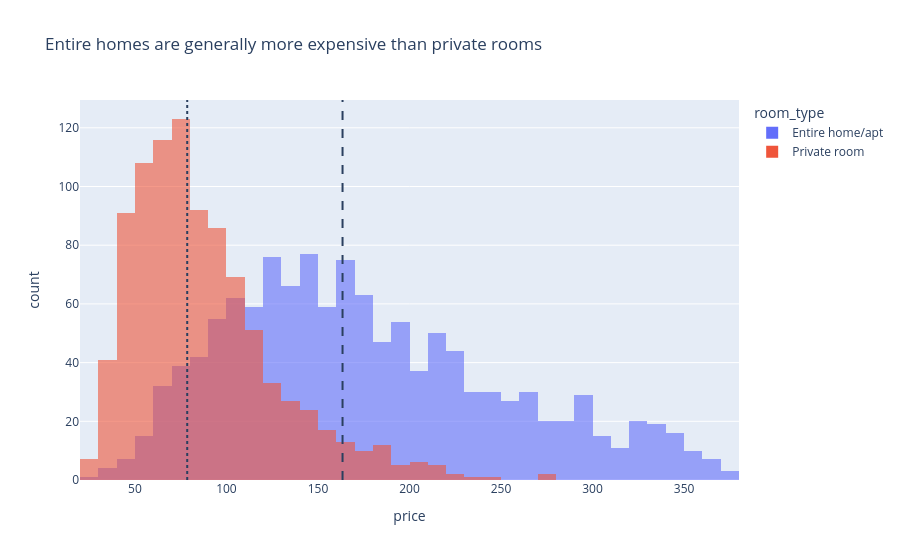

The notebook cell saved with this chart:
### Markdown cell above
## Task 1 — Histogram: price by room type (overlapping distributions)

**What to build:** A histogram showing price distributions for **Entire home/apt vs Private room** (exclude Shared room — too few observations) overlaid on the same chart.

**Requirements:**
- Both room types on the same chart (use `color='room_type'`)
- `barmode='overlay'` with `opacity=0.6` so both distributions are visible
- A vertical line for the median of EACH room type, differently coloured
- Insight title comparing the two distributions

> 💡 `df_cap[df_cap['room_type'].isin(['Entire home/apt','Private room'])]`

### Code cell
df_room = df_cap[df_cap['room_type'].isin(['Entire home/apt', 'Private room'])]

fig = px.histogram(
    df_room,
    x='price',
    color='room_type',
    barmode='overlay',
    opacity=0.6,
    title='Entire homes are generally more expensive than private rooms'
)

# Median lines
median_entire = df_room[df_room['room_type'] == 'Entire home/apt']['price'].median()
median_private = df_room[df_room['room_type'] == 'Private room']['price'].median()

fig.add_vline(x=median_entire, line_dash='dash')
fig.add_vline(x=median_private, line_dash='dot')

fig.show()

### Figure 1 — Plotly figure (JSON) as saved in the notebook; plotly's stock layout.template omitted (floating-point values rounded to 4 significant figures; data arrays with more than 128 entries replaced by an {"elided": "..."} marker saying what was removed)
{"data": [{"bingroup": "x", "hovertemplate": "room_type=Entire home/apt<br>price=%{x}<br>count=%{y}<extra></extra>", "legendgroup": "Entire home/apt", "marker": {"color": "#636efa", "opacity": 0.6, "pattern": {"shape": ""}}, "name": "Entire home/apt", "orientation": "v", "showlegend": true, "type": "histogram", "x": {"elided": "1251 float values"}, "xaxis": "x", "yaxis": "y"}, {"bingroup": "x", "hovertemplate": "room_type=Private room<br>price=%{x}<br>count=%{y}<extra></extra>", "legendgroup": "Private room", "marker": {"color": "#EF553B", "opacity": 0.6, "pattern": {"shape": ""}}, "name": "Private room", "orientation": "v", "showlegend": true, "type": "histogram", "x": {"elided": "942 float values"}, "xaxis": "x", "yaxis": "y"}], "layout": {"barmode": "overlay", "legend": {"title": {"text": "room_type"}, "tracegroupgap": 0}, "shapes": [{"line": {"dash": "dash"}, "type": "line", "x0": 163.4, "x1": 163.4, "xref": "x", "y0": 0, "y1": 1, "yref": "y domain"}, {"line": {"dash": "dot"}, "type": "line", "x0": 78.57, "x1": 78.57, "xref": "x", "y0": 0, "y1": 1, "yref": "y domain"}], "title": {"text": "Entire homes are generally more expensive than private rooms"}, "xaxis": {"anchor": "y", "domain": [0, 1], "title": {"text": "price"}}, "yaxis": {"anchor": "x", "domain": [0, 1], "title": {"text": "count"}}}}
